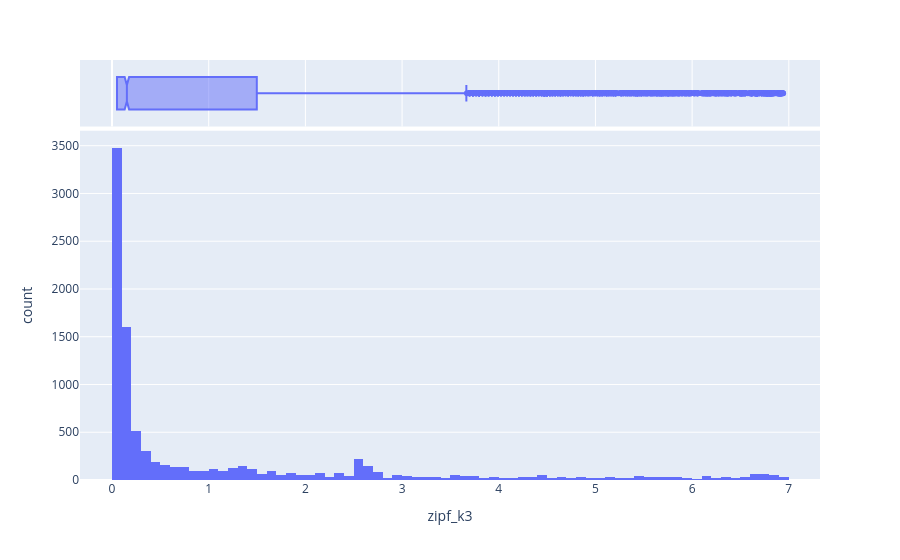

Source (notebook cell):
### Code cell
px.histogram(VOCAB, 'zipf_k3', marginal='box')

### Figure 1 — Plotly figure (JSON) as saved in the notebook; plotly's stock layout.template omitted (floating-point values rounded to 4 significant figures; data arrays with more than 128 entries replaced by an {"elided": "..."} marker saying what was removed)
{"data": [{"bingroup": "x", "hovertemplate": "zipf_k3=%{x}<br>count=%{y}<extra></extra>", "legendgroup": "", "marker": {"color": "#636efa", "pattern": {"shape": ""}}, "name": "", "orientation": "v", "showlegend": false, "type": "histogram", "x": {"elided": "9668 float values"}, "xaxis": "x", "yaxis": "y"}, {"hovertemplate": "zipf_k3=%{x}<extra></extra>", "legendgroup": "", "marker": {"color": "#636efa"}, "name": "", "notched": true, "showlegend": false, "type": "box", "x": {"elided": "9668 float values"}, "xaxis": "x2", "yaxis": "y2"}], "layout": {"barmode": "relative", "legend": {"tracegroupgap": 0}, "margin": {"t": 60}, "xaxis": {"anchor": "y", "domain": [0.0, 1.0], "title": {"text": "zipf_k3"}}, "xaxis2": {"anchor": "y2", "domain": [0.0, 1.0], "matches": "x", "showgrid": true, "showticklabels": false}, "yaxis": {"anchor": "x", "domain": [0.0, 0.8316], "title": {"text": "count"}}, "yaxis2": {"anchor": "x2", "domain": [0.8416, 1.0], "matches": "y2", "showgrid": false, "showline": false, "showticklabels": false, "ticks": ""}}}
